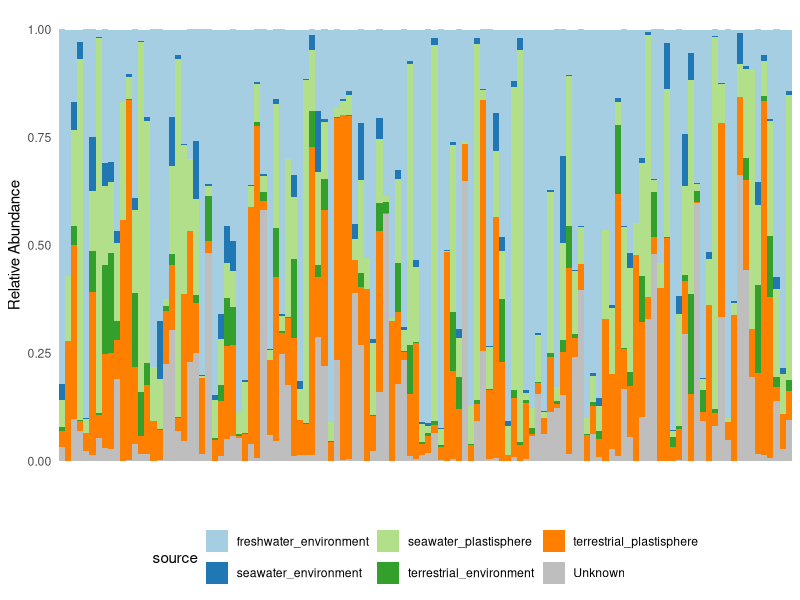
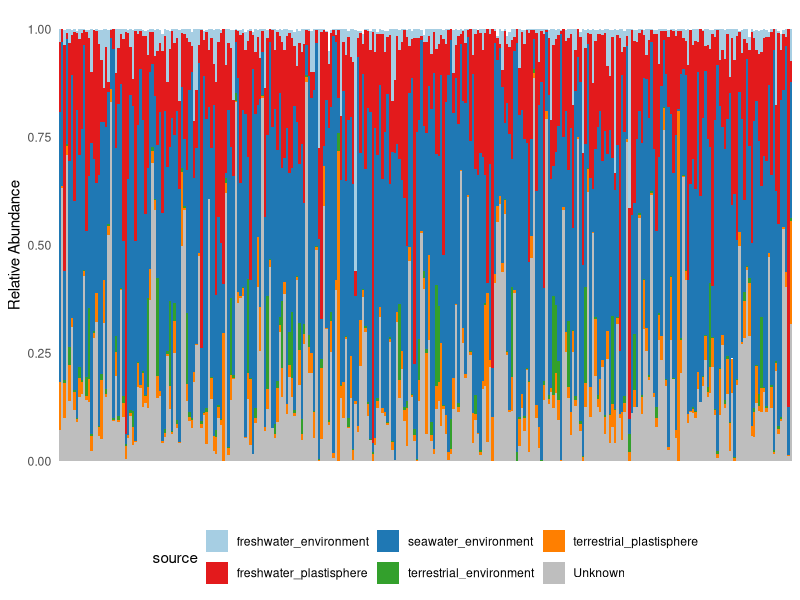
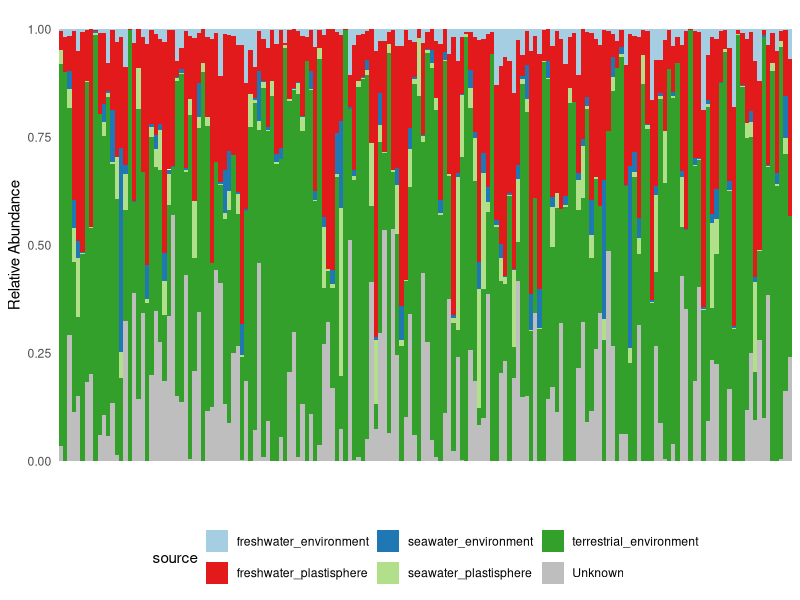
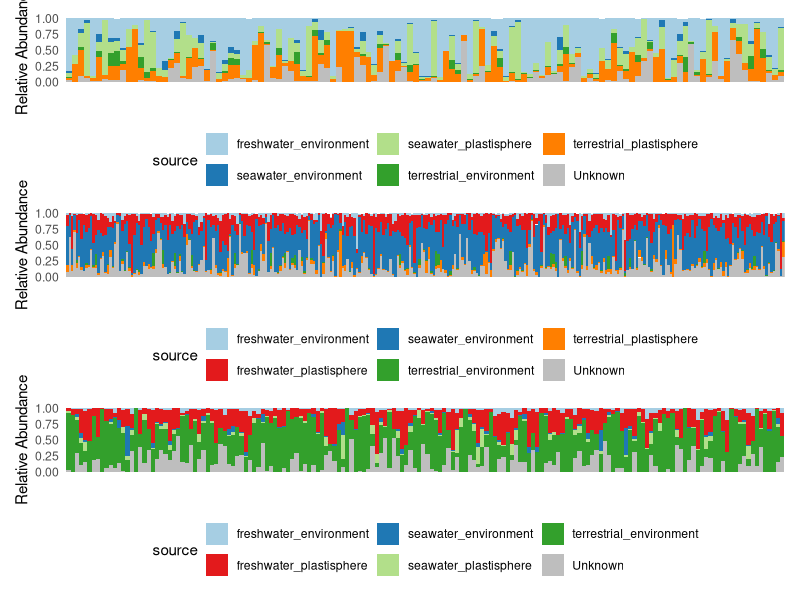
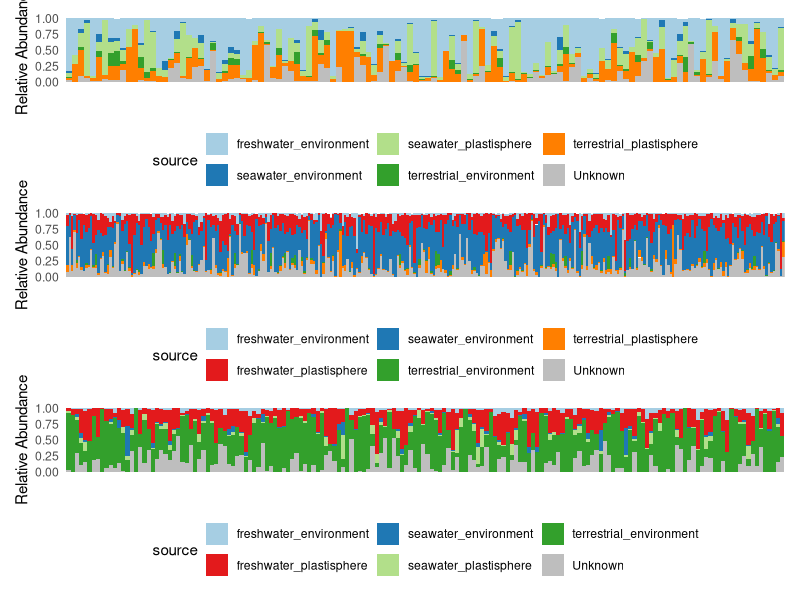

Recreate these plots in R, in order.
## ---- chunk 1
knitr::opts_chunk$set(echo = TRUE)
## ---- chunk 2
library("reshape2", quietly=T, warn.conflicts=F)
library(ggalluvial)
library(ggsci)

## ---- chunk 3

fwp_source <- read.csv("fwp_source_contributions.csv", header = T)

fwp_source = as.data.frame(melt(fwp_source, id.vars=c("source")))

head(fwp_source)

# lccol = c("#5E4FA2","#3288BD","#66C2A5","#ABDDA4","#E6F598","#FEE08B","#FDAE61", "#F46D43", "#D53E4F", "#9E0142")

lccol = c("#377EB8","#66C2A5","#FEE08B","#FDAE61", "#D53E4F", "grey")
lccol1 = c("#A6CEE3", "#1F78B4", "#B2DF8A", "#33A02C", "#FF7F00", "grey")  ## paired

p1 = ggplot(fwp_source, aes(x=variable, y = value, fill = source)) + 
  
  geom_bar(stat = "identity", width=1, alpha = 1)+ 
  
  scale_fill_manual(values = lccol1) +
  
  theme_minimal() +
  
  labs(x = "", y = "Relative Abundance") +
  
  theme(axis.text.x = element_blank(), 
        axis.ticks.x = element_blank(), 
        strip.background = element_blank(),
        panel.grid=element_blank(),
        legend.position="bottom")         


p1


## ---- chunk 4

swp_source <- read.csv("swp_source_contributions.csv", header = T)

swp_source = as.data.frame(melt(swp_source, id.vars=c("source")))

head(swp_source)


lccol2 = c("#A6CEE3", "#E31A1C","#1F78B4", "#33A02C", "#FF7F00", "grey")  ## paired

p2 = ggplot(swp_source, aes(x=variable, y = value, fill = source)) + 
  
  geom_bar(stat = "identity", width=1, alpha = 1)+ 
  
  scale_fill_manual(values = lccol2) +
  
  theme_minimal() +
  
  labs(x = "", y = "Relative Abundance") +
  
  theme(axis.text.x = element_blank(), 
        axis.ticks.x = element_blank(), 
        strip.background = element_blank(),
        panel.grid=element_blank(),
        legend.position="bottom")         


p2


## ---- chunk 5

tep_source <- read.csv("tep_source_contributions.csv", header = T)

tep_source = as.data.frame(melt(tep_source, id.vars=c("source")))

head(tep_source)


lccol3 = c("#A6CEE3","#E31A1C", "#1F78B4", "#B2DF8A", "#33A02C", "grey")  ## paired

p3 = ggplot(tep_source, aes(x=variable, y = value, fill = source)) + 
  
  geom_bar(stat = "identity", width=1, alpha = 1)+ 
  
  scale_fill_manual(values = lccol3) +
  
  theme_minimal() +
  
  labs(x = "", y = "Relative Abundance") +
  
  theme(axis.text.x = element_blank(), 
        axis.ticks.x = element_blank(), 
        strip.background = element_blank(),
        panel.grid=element_blank(),
        legend.position="bottom")         


p3


## ---- chunk 6

library(patchwork)

p6 <- p1 + p2 + p3 + 
  
  plot_layout(heights = c(1,1,1), ncol = 1, nrow = 3)

p6

ggsave("source_analysis.pdf", p6, width = 166, height = 216, units = c("mm"))

